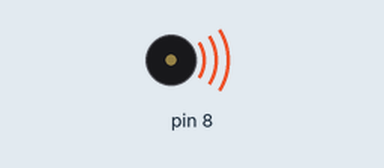
A sketch run on a simulated Arduino Uno, built with avr-gcc and run on an emulated ATmega328P. Shown: buzzer (waves = sounding).

Above: at 0.12 s.
At 4.2 s:
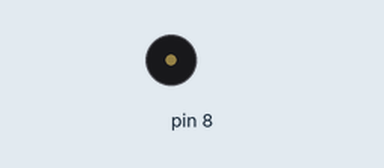
Timing chart, 0 to 5.3 s (numbered marks = the images above):
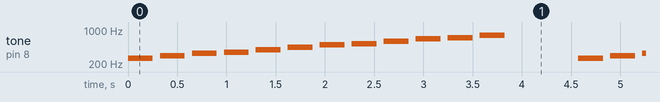

Measured:
- by itself, tone on pin 8: plays 262 Hz for 0.25 s, 294 Hz for 0.25 s, 330 Hz for 0.25 s, 349 Hz for 0.25 s, 392 Hz for 0.25 s, 440 Hz for 0.25 s … (342 notes in this stretch)

The sketch:

04-Tone.ino
```cpp
void setup() {
  pinMode(8, OUTPUT);
}

void loop() {
  tone(8, 262, 250);
  delay(325);
  tone(8, 294, 250);
  delay(325);
  tone(8, 330, 250);
  delay(325);
  tone(8, 349, 250);
  delay(325);
  tone(8, 392, 250);
  delay(325);
  tone(8, 440, 250);
  delay(325);
  tone(8, 494, 250);
  delay(325);
  tone(8, 523, 250);
  delay(325);
  tone(8, 587, 250);
  delay(325);
  tone(8, 659, 250);
  delay(325);
  tone(8, 698, 250);
  delay(325);
  tone(8, 784, 250);
  delay(1000);
}
```
